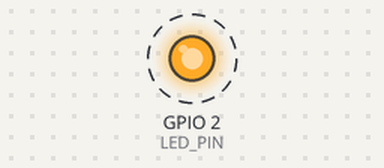
This sketch was run on a simulated ESP32. Shown: output pins drawn as LEDs (lit = HIGH). Dashed ring = blinking.

Above: at 0.2 s.
Timing chart, 0 to 3.0 s (numbered marks = the images above):
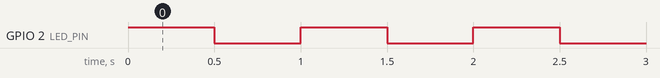

The sketch:

Blinky-RTOS.ino
```cpp
#define LED_PIN 2   // Built-in LED on most ESP32 boards

void blinkTask(void *parameter)
{
  while (true)
  {
    digitalWrite(LED_PIN, HIGH);
    vTaskDelay(pdMS_TO_TICKS(500));

    digitalWrite(LED_PIN, LOW);
    vTaskDelay(pdMS_TO_TICKS(500));
  }
}

void setup()
{
  pinMode(LED_PIN, OUTPUT);

  xTaskCreate(
    blinkTask,      // Task function
    "Blink Task",   // Task name
    1024,           // Stack size
    NULL,           // Parameter
    1,              // Priority
    NULL            // Task handle
  );
}

void loop()
{
  // Empty
}
```

Measured:
- by itself, GPIO 2 (LED_PIN): alternates HIGH for 0.50 s and LOW for 0.50 s
